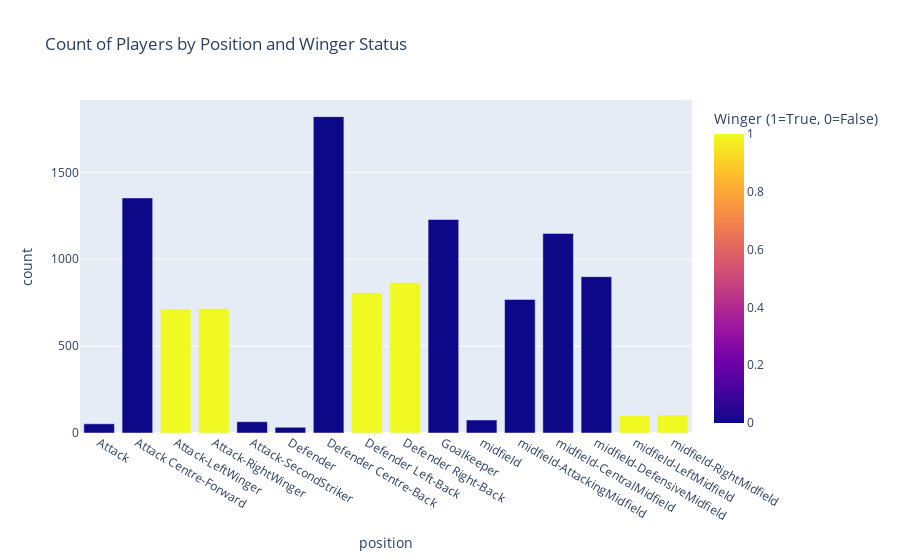

This figure's notebook cell:
### Markdown cell above
**Categorical & Categorical --> (Stacked Column Chart)**

### Code cell
position_winger_count = df.groupby(['position', 'winger']).size().reset_index(name='count')

fig = px.bar(position_winger_count, x='position', y='count', color='winger', barmode='group',
             title='Count of Players by Position and Winger Status', labels={'winger': 'Winger (1=True, 0=False)'})
fig.show()

### Figure 1 — Plotly figure (JSON) as saved in the notebook; plotly's stock layout.template omitted (floating-point values rounded to 4 significant figures)
{"data": [{"alignmentgroup": "True", "hovertemplate": "position=%{x}<br>count=%{y}<br>Winger (1=True, 0=False)=%{marker.color}<extra></extra>", "legendgroup": "", "marker": {"color": [0, 0, 1, 1, 0, 0, 0, 1, 1, 0, 0, 0, 0, 0, 1, 1], "coloraxis": "coloraxis", "pattern": {"shape": ""}}, "name": "", "offsetgroup": "", "orientation": "v", "showlegend": false, "textposition": "auto", "type": "bar", "x": ["Attack", "Attack Centre-Forward", "Attack-LeftWinger", "Attack-RightWinger", "Attack-SecondStriker", "Defender", "Defender Centre-Back", "Defender Left-Back", "Defender Right-Back", "Goalkeeper", "midfield", "midfield-AttackingMidfield", "midfield-CentralMidfield", "midfield-DefensiveMidfield", "midfield-LeftMidfield", "midfield-RightMidfield"], "xaxis": "x", "y": [53, 1353, 714, 717, 65, 33, 1821, 807, 867, 1229, 75, 769, 1149, 900, 100, 102], "yaxis": "y"}], "layout": {"barmode": "group", "coloraxis": {"colorbar": {"title": {"text": "Winger (1=True, 0=False)"}}, "colorscale": [[0, "#0d0887"], [0.1111, "#46039f"], [0.2222, "#7201a8"], [0.3333, "#9c179e"], [0.4444, "#bd3786"], [0.5556, "#d8576b"], [0.6667, "#ed7953"], [0.7778, "#fb9f3a"], [0.8889, "#fdca26"], [1, "#f0f921"]]}, "legend": {"tracegroupgap": 0}, "title": {"text": "Count of Players by Position and Winger Status"}, "xaxis": {"anchor": "y", "domain": [0, 1], "title": {"text": "position"}}, "yaxis": {"anchor": "x", "domain": [0, 1], "title": {"text": "count"}}}}
